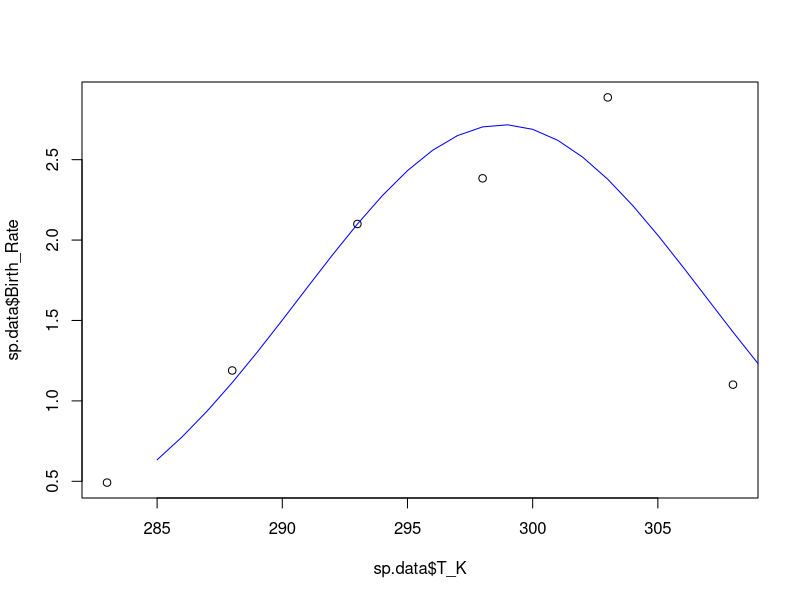
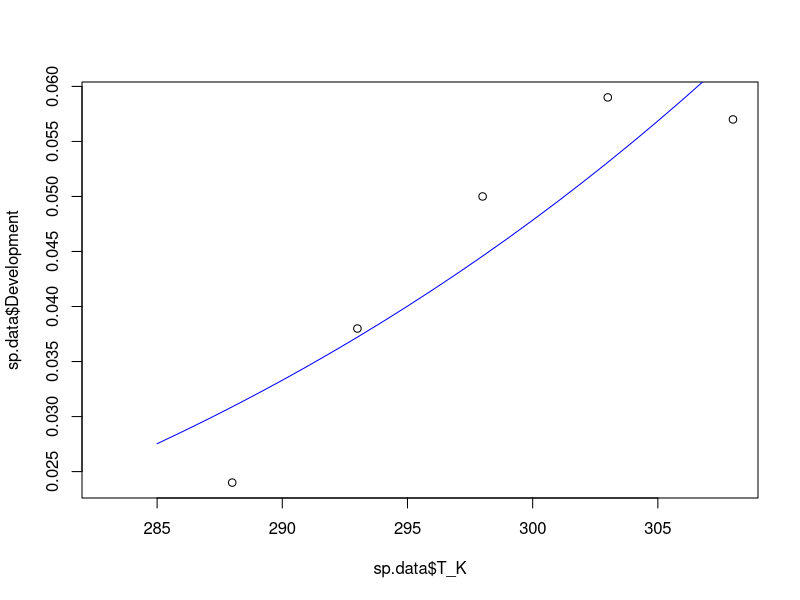

The R script that drew these images, in order: (Note: this script raises an error after producing the figures.)
###################################################################
#### This R script fits functions to temperature response data ####
###################################################################


# Load packages and set working directory
library(tidyr)
library(ggplot2)
library(dplyr)
library(tidyverse)
setwd(dirname(rstudioapi::getActiveDocumentContext()$path))

# Read data
data <- as.data.frame(read_csv("Temperature response data.csv"))

# Select an insect by removing # in front of name and placing # in front of other species
#sp.data <- subset(data, Species == "Clavigralla shadabi")
#sp.data <- subset(data, Species == "Clavigralla tomentosicollis Benin")
#sp.data <- subset(data, Species == "Clavigralla tomentosicollis Nigeria")
#sp.data <- subset(data, Species == "Clavigralla tomentosicollis Burkina Faso")
sp.data <- subset(data, Species == "Apolygus lucorum")
#sp.data <- subset(data, Species == "Adelphocoris suturalis")
#sp.data <- subset(data, Species == "Macrosiphum euphorbiae Brazil")
#sp.data <- subset(data, Species == "Aulacorthum solani Brazil")
#sp.data <- subset(data, Species == "Uroleucon ambrosiae")
#sp.data <- subset(data, Species == "Lygus lineolaris")
#sp.data <- subset(data, Species == "Pilophorus typicus")
#sp.data <- subset(data, Species == "Macrolophus pygmaeus on Myzus persicae")
#sp.data <- subset(data, Species == "Macrolophus pygmaeus on Trialeurodes vaporariorum")

# Remove columns that do not contain temperature data
sp.data <- sp.data[-c(1:8,12,14,16,18,20,22,24,26,27,29,31,32,34,35,37,39,40,42,44,46,48,49)]


# Set some option for nls and plots
Tmin <- 285
Tmax <- 315
TR <- 293



################################ FECUNDITY #####################################
# NLS
fec <- nls(Birth_Rate ~ bTopt*exp(-((T_K-Toptb)^2)/(2*sb^2)), data=sp.data,
           start=list(bTopt=5, Toptb=TR+2, sb=3))
summary(fec)
# Plot model fits
plot(sp.data$T_K, sp.data$Birth_Rate)
points(seq(Tmin,Tmax,1),coef(fec)[1]*exp(-((seq(Tmin,Tmax,1)-coef(fec)[2])^2)/(2*coef(fec)[3]^2)), type="l", col="blue")



############################### DEVELOPMENT ####################################
# Monotonic response
dev.mon <- nls(Development ~ xTR*T_K/TR*exp(A*(1/TR-1/T_K)), data=sp.data,
               start=list(xTR=0.01, A=5000))
summary(dev.mon)
# Plot model fits
plot(sp.data$T_K, sp.data$Development)
points(seq(Tmin,Tmax,1), coef(dev.mon)[1]*(seq(Tmin,Tmax,1)/TR)*exp(coef(dev.mon)[2]*(1/TR-1/seq(Tmin,Tmax,1))), type="l", col="blue")


# Sharpe-Schoolfield response
# estimate all parameters
dev <- nls(Development ~ xTR*(T_K/TR)*exp(A*(1/TR-1/T_K))/(1+exp(AL*(1/TL-1/T_K))+exp(AH*(1/TH-1/T_K))),
              data=sp.data, start=list(xTR=0.03, A=7000, AL=-30000, AH=270000, TL=286, TH=306))
summary(dev)
# Plot model fits
plot(sp.data$T_K, sp.data$Development)
points(seq(Tmin,Tmax,1), coef(dev)[1]*(seq(Tmin,Tmax,1)/TR)*exp(coef(dev)[2]*(1/TR-1/seq(Tmin,Tmax,1)))/
         (1+(exp(coef(dev)[3]*(1/coef(dev)[5]-1/seq(Tmin,Tmax,1)))+exp(coef(dev)[4]*(1/coef(dev)[6]-1/seq(Tmin,Tmax,1))))), type="l", col="blue")

# estimate xTR and A
# NOTE: removed data beyond max development
dev.mon <- nls(Development ~ xTR*T_K/TR*exp(A*(1/TR-1/T_K)), data=sp.data[-c((nrow(sp.data)-1):nrow(sp.data)),],
               start=list(xTR=0.1, A=1000))
summary(dev.mon)
# Plot model fits
plot(sp.data$T_K, sp.data$Development)
points(seq(Tmin,Tmax,1), coef(dev.mon)[1]*(seq(Tmin,Tmax,1)/TR)*exp(coef(dev.mon)[2]*(1/TR-1/seq(Tmin,Tmax,1))), type="l", col="blue")

# estimate AL, AH, TL, and TH
# NOTE: if needed, set AH based on NLS below and run code iteratively until AL and AH do not appreciably change)
dev.SS <- nls(Development ~ coef(dev.mon)[1]*(T_K/TR)*exp(coef(dev.mon)[2]*(1/TR-1/T_K))/(1+exp(AL*(1/TL-1/T_K))+exp(AH*(1/TH-1/T_K))),
              data=sp.data, start=list(AL=-66000, AH=235000, TL=288, TH=309.6))
summary(dev.SS)
# Plot model fits
plot(sp.data$T_K, sp.data$Development)
points(seq(Tmin,Tmax,1), coef(dev.mon)[1]*(seq(Tmin,Tmax,1)/TR)*exp(coef(dev.mon)[2]*(1/TR-1/seq(Tmin,Tmax,1)))/
         (1+(exp(coef(dev.SS)[1]*(1/coef(dev.SS)[3]-1/seq(Tmin,Tmax,1)))+exp(coef(dev.SS)[2]*(1/coef(dev.SS)[4]-1/seq(Tmin,Tmax,1))))), type="l", col="blue")

# estimate AL and AH separately from TL and TH if needed
kTL <- 288
kTH <- 309.6
dev.A <- nls(Development ~ coef(dev.mon)[1]*(T_K/TR)*exp(coef(dev.mon)[2]*(1/TR-1/T_K))/(1+exp(AL*(1/kTL-1/T_K))+exp(AH*(1/kTH-1/T_K))),
              data=sp.data, start=list(AL=-50000, AH=50000))
summary(dev.A)
dev.T <- nls(Development ~ coef(dev.mon)[1]*(T_K/TR)*exp(coef(dev.mon)[2]*(1/TR-1/T_K))/(1+exp(coef(dev.A)[1]*(1/TL-1/T_K))+exp(coef(dev.A)[2]*(1/TH-1/T_K))),
             data=sp.data, start=list(TL=kTL, TH=kTH))
summary(dev.T)
# Plot model fits
plot(sp.data$T_K, sp.data$Development)#, ylim=c(0,0.07))
points(seq(Tmin,Tmax,1), coef(dev.mon)[1]*(seq(Tmin,Tmax,1)/TR)*exp(coef(dev.mon)[2]*(1/TR-1/seq(Tmin,Tmax,1)))/
         (1+(exp(coef(dev.A)[1]*(1/coef(dev.T)[1]-1/seq(Tmin,Tmax,1)))+exp(coef(dev.A)[2]*(1/coef(dev.T)[2]-1/seq(Tmin,Tmax,1))))), type="l", col="blue")

# estimate TH and AH separately from TL and AL if needed
kAL <- -100000
dev.H <- nls(Development ~ coef(dev.mon)[1]*(T_K/TR)*exp(coef(dev.mon)[2]*(1/TR-1/T_K))/(1+exp(kAL*(1/kTL-1/T_K))+exp(AH*(1/TH-1/T_K))),
             data=sp.data, start=list(TH=kTH, AH=50000))
summary(dev.H)
dev.AL <- nls(Development ~ coef(dev.mon)[1]*(T_K/TR)*exp(coef(dev.mon)[2]*(1/TR-1/T_K))/(1+exp(AL*(1/kTL-1/T_K))+exp(coef(dev.H)[2]*(1/coef(dev.H)[1]-1/T_K))),
             data=sp.data, start=list(AL=-100000))
summary(dev.AL)
dev.TL <- nls(Development ~ coef(dev.mon)[1]*(T_K/TR)*exp(coef(dev.mon)[2]*(1/TR-1/T_K))/(1+exp(coef(dev.AL)[1]*(1/TL-1/T_K))+exp(coef(dev.H)[2]*(1/coef(dev.H)[1]-1/T_K))),
             data=sp.data, start=list(TL=kTL))
summary(dev.TL)
# Plot model fits
plot(sp.data$T_K, sp.data$Development)
points(seq(Tmin,Tmax,1), coef(dev.mon)[1]*(seq(Tmin,Tmax,1)/TR)*exp(coef(dev.mon)[2]*(1/TR-1/seq(Tmin,Tmax,1)))/
         (1+(exp(coef(dev.AL)[1]*(1/coef(dev.TL)[1]-1/seq(Tmin,Tmax,1)))+exp(coef(dev.H)[2]*(1/coef(dev.H)[1]-1/seq(Tmin,Tmax,1))))), type="l", col="blue")


# Minimum developmental temperature
# NOTE: removed data beyond max development
dev.min <- nls(Development ~ m*T_K+b, data=sp.data[-c((nrow(sp.data)-1):nrow(sp.data)),],
               start=list(m=0.01, b=0))
summary(dev.min)
# Plot model fits
plot(sp.data$T_K, sp.data$Development, xlim=c(280,Tmax))
points(seq(280,Tmax,1), coef(dev.min)[1]*seq(280,Tmax,1)+coef(dev.min)[2], type="l", col="blue")

# Calculate Tmin
Tmin <- (-coef(dev.min)[2]/coef(dev.min)[1])[[1]]
Tmin



########################### LACTIN MODEL OF DEVELOPMENT #############################
# estimate all parameters
#lactin <- nls(Development ~ exp(mTopt*T_K)-exp(mTopt*Tmax-(Tmax-T_K)/mDelta) + mTmin,
#              data=sp.data, start=list(mTopt=0.05, Tmax=305, mDelta=10, mTmin=0.01))
#summary(lactin)
# Plot model fits
#plot(sp.data$T_K, sp.data$Development)
#points(seq(Tmin,Tmax,1), coef(dev.mon)[1]*(seq(Tmin,Tmax,1)/TR)*exp(coef(dev.mon)[2]*(1/TR-1/seq(Tmin,Tmax,1)))/
#         (1+(exp(coef(dev.SS)[1]*(1/coef(dev.SS)[3]-1/seq(Tmin,Tmax,1)))+exp(coef(dev.SS)[2]*(1/coef(dev.SS)[4]-1/seq(Tmin,Tmax,1))))), type="l", col="blue")

# estimate mDelta and mTmin
#lactin.test <- nls(Development ~ exp(0.06*T_K)-exp(0.06*kTH-(kTH-T_K)/mDelta) + mTmin,
#              data=sp.data, start=list(mDelta=1, mTmin=0.01))
#summary(lactin.test)
# Plot model fits
#plot(sp.data$T_K, sp.data$Development)
#points(seq(Tmin,Tmax,1), exp(0.06*seq(Tmin,Tmax,1))-exp(0.06*305-(305-seq(Tmin,Tmax,1))/1) + 0.01, type="l", col="blue")



#################################### MORTALITY ######################################
# Mortality estimated using fit at reference temperature
# NLS for juvenile mortality
mort.J <- nls(Juv_Mortality ~ xTR*exp(A*(1/TR-1/T_K)), data=sp.data,
              start=list(xTR=0.01, A=10000))
summary(mort.J)
# Plot model fits
plot(sp.data$T_K, sp.data$Juv_Mortality, ylim=c(0,1))
points(seq(Tmin,Tmax,1), coef(mort.J)[1]*exp(coef(mort.J)[2]*(1/TR-1/seq(Tmin,Tmax,1))), type="l", col="blue")


# NLS for adult mortality
mort.A <- nls(Adult_Mortality ~ xTR*exp(A*(1/TR-1/T_K)), data=sp.data,
              start=list(xTR=0.01, A=10000))
summary(mort.A)
# Plot model fits
plot(sp.data$T_K, sp.data$Adult_Mortality, ylim=c(0,1))
points(seq(Tmin,Tmax,1), coef(mort.A)[1]*exp(coef(mort.A)[2]*(1/TR-1/seq(Tmin,Tmax,1))), type="l", col="blue")


# Mortality estimated using data at reference temperature
dJTR <- sp.data[sp.data$T_K==TR,"Juv_Mortality"]
dATR <- sp.data[sp.data$T_K==TR,"Adult_Mortality"]

# NLS for juvenile mortality
mort.J <- nls(Juv_Mortality ~ dJTR*exp(A*(1/TR-1/T_K)), data=sp.data,
              start=list(A=1000))
summary(mort.J)
# Plot model fits
plot(sp.data$T_K, sp.data$Juv_Mortality, ylim=c(0,0.2))
points(seq(Tmin,Tmax,1), dJTR*exp(coef(mort.J)[1]*(1/TR-1/seq(Tmin,Tmax,1))), type="l", col="blue")


# NLS for adult mortality
mort.A <- nls(Adult_Mortality ~ dATR*exp(A*(1/TR-1/T_K)), data=sp.data,
              start=list(A=1000))
summary(mort.A)
# Plot model fits
plot(sp.data$T_K, sp.data$Adult_Mortality, ylim=c(0,0.1))
points(seq(Tmin,Tmax,1), dATR*exp(coef(mort.A)[1]*(1/TR-1/seq(Tmin,Tmax,1))), type="l", col="blue")



########################### R0 (NET REPRODUCTIVE RATE) ##############################
# NLS
fit.R0 <- nls(R0 ~ R0Topt*exp(-((T_K-ToptR0)^2)/(2*sR0^2)), data=sp.data,
           start=list(R0Topt=100, ToptR0=TR, sR0=10))
summary(fit.R0)
# Plot model fits
plot(sp.data$T_K, sp.data$R0)
points(seq(Tmin,Tmax,1),coef(fit.R0)[1]*exp(-((seq(Tmin,Tmax,1)-coef(fit.R0)[2])^2)/(2*coef(fit.R0)[3]^2)), type="l", col="blue")



########################### r (INTRINSIC GROWTH RATE) ###############################
# estimate all parameters
r <- nls(r ~ xTR*(T_K/TR)*exp(A*(1/TR-1/T_K))/(1+exp(AL*(1/TL-1/T_K))+exp(AH*(1/TH-1/T_K))),
           data=sp.data, start=list(xTR=0.01, A=5000, AL=-150000, AH=200000, TL=290, TH=310))
summary(r)
# Plot model fits
plot(sp.data$T_K, sp.data$r)
points(seq(Tmin,Tmax,1), coef(r)[1]*(seq(Tmin,Tmax,1)/TR)*exp(coef(r)[2]*(1/TR-1/seq(Tmin,Tmax,1)))/
         (1+(exp(coef(r)[3]*(1/coef(r)[5]-1/seq(Tmin,Tmax,1)))+exp(coef(r)[4]*(1/coef(r)[6]-1/seq(Tmin,Tmax,1))))), type="l", col="blue")

# estimate xTR and A
# NOTE: removed data beyond max r
r.mon <- nls(r ~ xTR*T_K/TR*exp(A*(1/TR-1/T_K)), data=sp.data[-c((nrow(sp.data)-1):nrow(sp.data)),],
               start=list(xTR=0.1, A=1000))
summary(r.mon)
# Plot model fits
plot(sp.data$T_K, sp.data$r)
points(seq(Tmin,Tmax,1), coef(r.mon)[1]*(seq(Tmin,Tmax,1)/TR)*exp(coef(r.mon)[2]*(1/TR-1/seq(Tmin,Tmax,1))), type="l", col="blue")

# estimate AH and TH
# NOTE: removing AL and TL
r.SS <- nls(r ~ coef(r.mon)[1]*(T_K/TR)*exp(coef(r.mon)[2]*(1/TR-1/T_K))/(1+exp(AH*(1/TH-1/T_K))),
              data=sp.data, start=list(AH=30000, TH=305))
summary(r.SS)
# Plot model fits
plot(sp.data$T_K, sp.data$r)
points(seq(Tmin,Tmax,1), coef(r.mon)[1]*(seq(Tmin,Tmax,1)/TR)*exp(coef(r.mon)[2]*(1/TR-1/seq(Tmin,Tmax,1)))/
         (1+exp(coef(r.SS)[1]*(1/coef(r.SS)[2]-1/seq(Tmin,Tmax,1)))), type="l", col="blue")

# estimate AL and AH separately from TL and TH if needed
kTL <- 285
kTH <- 305
r.A <- nls(r ~ coef(r.mon)[1]*(T_K/TR)*exp(coef(r.mon)[2]*(1/TR-1/T_K))/(1+exp(AL*(1/kTL-1/T_K))+exp(AH*(1/kTH-1/T_K))),
             data=sp.data, start=list(AL=-50000, AH=100000))
summary(r.A)
r.T <- nls(r ~ coef(r.mon)[1]*(T_K/TR)*exp(coef(r.mon)[2]*(1/TR-1/T_K))/(1+exp(coef(r.A)[1]*(1/TL-1/T_K))+exp(coef(r.A)[2]*(1/TH-1/T_K))),
             data=sp.data, start=list(TL=kTL, TH=kTH))
summary(r.T)
# Plot model fits
plot(sp.data$T_K, sp.data$r)#, ylim=c(0,0.07))
points(seq(Tmin,Tmax,1), coef(r.mon)[1]*(seq(Tmin,Tmax,1)/TR)*exp(coef(r.mon)[2]*(1/TR-1/seq(Tmin,Tmax,1)))/
         (1+(exp(coef(r.A)[1]*(1/coef(r.T)[1]-1/seq(Tmin,Tmax,1)))+exp(coef(r.A)[2]*(1/coef(r.T)[2]-1/seq(Tmin,Tmax,1))))), type="l", col="blue")

# estimate TH and AH separately from TL and AL if needed
kAL <- -100000
r.H <- nls(r ~ coef(r.mon)[1]*(T_K/TR)*exp(coef(r.mon)[2]*(1/TR-1/T_K))/(1+exp(kAL*(1/kTL-1/T_K))+exp(AH*(1/TH-1/T_K))),
             data=sp.data, start=list(TH=kTH, AH=50000))
summary(r.H)
r.AL <- nls(r ~ coef(r.mon)[1]*(T_K/TR)*exp(coef(r.mon)[2]*(1/TR-1/T_K))/(1+exp(AL*(1/kTL-1/T_K))+exp(coef(r.H)[2]*(1/coef(r.H)[1]-1/T_K))),
              data=sp.data, start=list(AL=-100000))
summary(r.AL)
r.TL <- nls(r ~ coef(r.mon)[1]*(T_K/TR)*exp(coef(r.mon)[2]*(1/TR-1/T_K))/(1+exp(coef(r.AL)[1]*(1/TL-1/T_K))+exp(coef(r.H)[2]*(1/coef(r.H)[1]-1/T_K))),
              data=sp.data, start=list(TL=kTL))
summary(r.TL)
# Plot model fits
plot(sp.data$T_K, sp.data$r)
points(seq(Tmin,Tmax,1), coef(r.mon)[1]*(seq(Tmin,Tmax,1)/TR)*exp(coef(r.mon)[2]*(1/TR-1/seq(Tmin,Tmax,1)))/
         (1+(exp(coef(r.AL)[1]*(1/coef(r.TL)[1]-1/seq(Tmin,Tmax,1)))+exp(coef(r.H)[2]*(1/coef(r.H)[1]-1/seq(Tmin,Tmax,1))))), type="l", col="blue")

# Calculate Xmax and Topt for r
Xmax <- 0
Topt <- 0
for(i in 0:100) {
  T <- coef(r.T)[1] + i*(coef(r.T)[2]-coef(r.T)[1])/100
  X.T <- coef(r.mon)[1]*(T/TR)*exp(coef(r.mon)[2]*(1/TR-1/T))/(1+exp(coef(r.A)[1]*(1/coef(r.T)[1]-1/T))+exp(coef(r.A)[2]*(1/coef(r.T)[2]-1/T)))
  if(X.T > Xmax) {Xmax <- X.T
     Topt <- T}}
Xmax
Topt

# Calculate Xmax and Topt for r for Clavigralla tomentosicollis in Benin
#Xmax <- 0
#Topt <- 0
#for(i in 0:100) {
#  T <- 290 + i*(315-290)/100
#  X.T <- coef(r.mon)[1]*(T/TR)*exp(coef(r.mon)[2]*(1/TR-1/T))/(1+exp(coef(r.SS)[1]*(1/coef(r.SS)[2]-1/T)))
#  if(X.T > Xmax) {Xmax <- X.T
#  Topt <- T}}
#Xmax
#Topt
